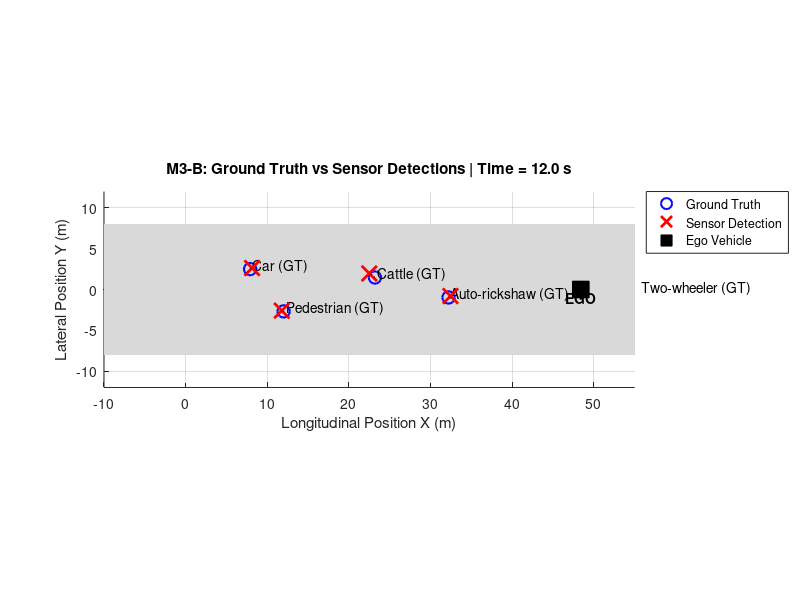

The MATLAB source for this figure:
%% SIH 26037
% Module M3 - Perception and Object Tracking
% Developer: Daniel
%
% Stage M3-B:
% Synthetic road users + noisy sensor detections

clc;
clear;
close all;

rng(7);   % Repeatable random measurements

%% Simulation settings
dt = 0.1;
simTime = 12;
time = 0:dt:simTime;

%% Detection settings
detectionProbability = 0.92;

% Standard deviation of measurement noise (metres)
positionNoiseStd = 0.45;

%% Ego vehicle
ego.x = 0;
ego.y = 0;
ego.vx = 4;
ego.vy = 0;

%% Surrounding road users
actors(1).id = 1;
actors(1).type = "Car";
actors(1).state = [20, 2.5, -1.0, 0];

actors(2).id = 2;
actors(2).type = "Pedestrian";
actors(2).state = [12, 7, 0, -0.8];

actors(3).id = 3;
actors(3).type = "Auto-rickshaw";
actors(3).state = [8, -4, 2.0, 0.25];

actors(4).id = 4;
actors(4).type = "Two-wheeler";
actors(4).state = [-5, -2, 5.0, 0.15];

actors(5).id = 5;
actors(5).type = "Cattle";
actors(5).state = [25, -7, -0.15, 0.7];

%% Statistics
totalPossibleDetections = 0;
successfulDetections = 0;

positionErrors = [];

%% Figure
figure( ...
    'Name','SIH 26037 - M3-B Sensor Detections', ...
    'NumberTitle','off');

%% Simulation loop
for k = 1:length(time)

    cla;
    hold on;
    grid on;

    %% Draw road
    patch([-10 55 55 -10], ...
          [-8 -8 8 8], ...
          [0.85 0.85 0.85], ...
          'EdgeColor','none');

    %% Update ego
    ego.x = ego.x + ego.vx*dt;
    ego.y = ego.y + ego.vy*dt;

    plot(ego.x,ego.y,'ks', ...
        'MarkerSize',12, ...
        'MarkerFaceColor','k');

    text(ego.x,ego.y-1, ...
        'EGO', ...
        'HorizontalAlignment','center', ...
        'FontWeight','bold');

    %% Update actors
    for i = 1:length(actors)

        % Update ground-truth position
        actors(i).state(1) = ...
            actors(i).state(1) + actors(i).state(3)*dt;

        actors(i).state(2) = ...
            actors(i).state(2) + actors(i).state(4)*dt;

        trueX = actors(i).state(1);
        trueY = actors(i).state(2);

        %% Plot TRUE actor location
        plot(trueX,trueY,'bo', ...
            'MarkerSize',9, ...
            'LineWidth',1.5);

        trueLabel = sprintf( ...
            '%s (GT)',actors(i).type);

        text(trueX+0.3,trueY+0.4,trueLabel);

        %% Attempt sensor detection
        totalPossibleDetections = ...
            totalPossibleDetections + 1;

        detected = rand <= detectionProbability;

        if detected

            successfulDetections = ...
                successfulDetections + 1;

            %% Add measurement noise
            measuredX = trueX + ...
                positionNoiseStd*randn;

            measuredY = trueY + ...
                positionNoiseStd*randn;

            %% Calculate measurement error
            errorDistance = hypot( ...
                measuredX-trueX, ...
                measuredY-trueY);

            positionErrors(end+1) = errorDistance;

            %% Plot detection
            plot(measuredX,measuredY,'rx', ...
                'MarkerSize',11, ...
                'LineWidth',2);

            %% Connect true position and measurement
            plot([trueX measuredX], ...
                 [trueY measuredY], ...
                 'k:');

        end

    end

    %% Figure formatting
    xlim([-10 55]);
    ylim([-12 12]);

    axis equal;

    xlabel('Longitudinal Position X (m)');
    ylabel('Lateral Position Y (m)');

    title(sprintf( ...
        'M3-B: Ground Truth vs Sensor Detections | Time = %.1f s', ...
        time(k)));

    %% Simple legend
    h1 = plot(nan,nan,'bo', ...
        'MarkerSize',9, ...
        'LineWidth',1.5);

    h2 = plot(nan,nan,'rx', ...
        'MarkerSize',11, ...
        'LineWidth',2);

    h3 = plot(nan,nan,'ks', ...
        'MarkerSize',10, ...
        'MarkerFaceColor','k');

    legend([h1 h2 h3], ...
        {'Ground Truth','Sensor Detection','Ego Vehicle'}, ...
        'Location','northeastoutside');

    drawnow;

end

%% Calculate metrics

actualDetectionRate = ...
    successfulDetections / totalPossibleDetections;

meanPositionError = mean(positionErrors);

rmsePosition = sqrt(mean(positionErrors.^2));

%% Display results

fprintf('\n');
fprintf('========================================\n');
fprintf(' SIH 26037 - M3-B RESULTS\n');
fprintf('========================================\n');

fprintf('Possible detections : %d\n', ...
    totalPossibleDetections);

fprintf('Successful detections: %d\n', ...
    successfulDetections);

fprintf('Detection rate      : %.2f %%\n', ...
    actualDetectionRate*100);

fprintf('Mean position error : %.3f m\n', ...
    meanPositionError);

fprintf('Position RMSE       : %.3f m\n', ...
    rmsePosition);

fprintf('========================================\n');

disp("M3-B simulation completed successfully.");
